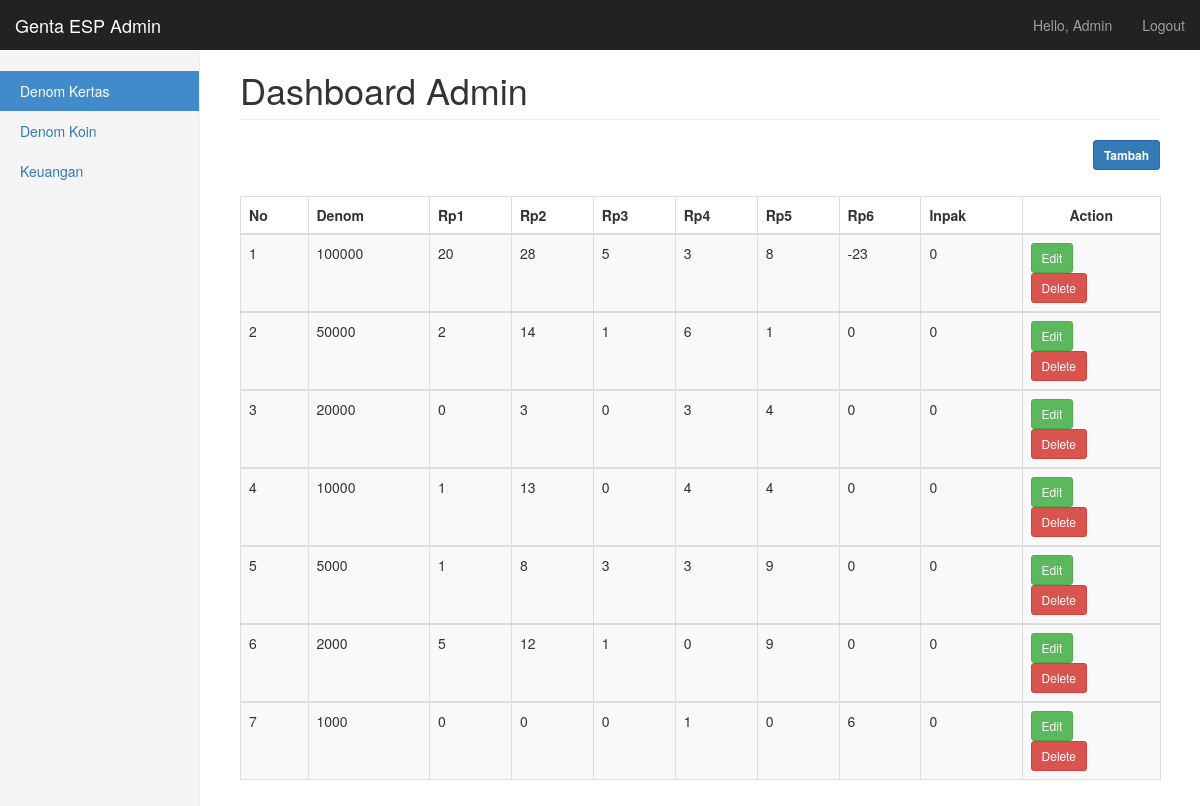
The app's page /denom_kertas.php (signed in) with its own data.
### tables this page shows
CREATE TABLE `denom_kertas` (
  `id_denom_kertas` int(12) NOT NULL,
  `denom_kertas` bigint(12) NOT NULL,
  `rp1` int(12) NOT NULL,
  `rp2` int(12) NOT NULL,
  `rp3` int(12) NOT NULL,
  `rp4` int(12) NOT NULL,
  `rp5` int(12) NOT NULL,
  `rp6` int(12) NOT NULL,
  `inpak` int(11) NOT NULL
);

### denom_kertas.php (the view, shortened to what this page needs)
<?php
  include 'koneksi.php';
?>
<!DOCTYPE html>
<html lang="en">
  <head>
    <link href="css/bootstrap.min.css" rel="stylesheet">
    <link href="css/dashboard.css" rel="stylesheet">
    <link href="css/dataTables.bootstrap.css" rel="stylesheet" type="text/css" />
  <link href="css/dataTables.tableTools.min.css" rel="stylesheet" type="text/css" />
  </head>
  <body>
    <nav class="navbar navbar-inverse navbar-fixed-top">
      <div class="container-fluid">
        <div class="navbar-header">
          <a class="navbar-brand" href="#">Genta ESP Admin</a>
        </div>
        <div id="navbar" class="navbar-collapse collapse">
          <ul class="nav navbar-nav navbar-right">
            <li><a href="#"><?php echo "Hello, ".ucwords($_SESSION['user']);?></a></li>
            <li><a href="logout.php">Logout</a></li>
          </ul>
        </div>
      </div>
    </nav>
    <div class="container-fluid">
      <div class="row">
        <div class="col-sm-3 col-md-2 sidebar">
          <ul class="nav nav-sidebar">
          <?php if($_SESSION['level']=='admin'){?>
            <li class="active"><a href="">Denom Kertas</a></li>
            <li><a href="">Denom Koin</a></li>
            <li><a href="">Keuangan</a></li>
            <?php } ?>
          </ul>
        </div>
        <div class="col-sm-9 col-sm-offset-3 col-md-10 col-md-offset-2 main">
          <h1 class="page-header">Dashboard <?php echo ucfirst($_SESSION['level']);?></h1>
      <div class="row">
        <div class="col-lg-12">
            <button class="btn btn-sm btn-primary pull-right" data-toggle="modal" data-target="#exampleModal" style="font-weight: bold;">Tambah</button>
        </div>
      </div>
      <br>
          <div>
            <table class="table table-bordered table-striped dataTable">
              <thead>
                <tr>
                  <th>No</th>
                  <th>Denom</th>
                  <th>Rp1</th>
                  <th>Rp2</th>
                  <th>Rp3</th>
                  <th>Rp4</th>
                  <th>Rp5</th>
                  <th>Rp6</th>
                  <th>Inpak</th>
                  <th style="text-align: center;">Action</th>
                </tr>
              </thead>
              <?php
                $results = $mysqli->query('SELECT * FROM denom_kertas');
                 if ($results->num_rows > 0) {
                  $no = 1;
                  while ($row = $results->fetch_assoc()) {
              ?>
              <tbody>
                <tr>
                  <td><?= $no++ ?></td>
                  <td><?=$row['denom_kertas']?></td>
                  <td><?=$row['rp1']?></td>
                  <td><?=$row['rp2']?></td>
                  <td><?=$row['rp3']?></td>
                  <td><?=$row['rp4']?></td>
                  <td><?=$row['rp5']?></td>
                  <td><?=$row['rp6']?></td>
                  <td><?=$row['inpak']?></td>
                  <td class="d-flex">
                    <a class="btn btn-sm btn-success">Edit</a>
                    <form action="denom_kertas_process/process_delete_kertas.php" method="GET">
                      <button type="submit" class="btn btn-sm btn-danger">Delete</button>
                    </form>
                  </td>
                </tr>
              </tbody>
              <?php
                }
              }
              ?>
            </table>
          </div>
         </div>
        </div>
      </div>
  </body>
</html>

### css/dashboard.css (style rules this page uses)
body { padding-top: 50px; }
.navbar-fixed-top { border: 0; }
.sidebar { display: none; }
@media (min-width: 768px) { .sidebar { position: fixed; top: 51px; bottom: 0; left: 0; z-index: 1000; display: block; padding: 20px; overflow-x: hidden; overflow-y: auto; background-color: #f5f5f5; border-right: 1px solid #eee; } }
.nav-sidebar { margin-right: -21px; margin-bottom: 20px; margin-left: -20px; }
.nav-sidebar > li > a { padding-right: 20px; padding-left: 20px; }
.nav-sidebar > .active > a, .nav-sidebar > .active > a:hover, .nav-sidebar > .active > a:focus { color: #fff; background-color: #428bca; }
.main { padding: 20px; }
@media (min-width: 768px) { .main { padding-right: 40px; padding-left: 40px; } }
.main .page-header { margin-top: 0; }

### records on screen
denom_kertas: denom_kertas "100000", rp1 "20", rp2 "28", rp3 "5", rp4 "3", rp5 "8", rp6 "-23", inpak "0"
denom_kertas: denom_kertas "50000", rp1 "2", rp2 "14", rp3 "1", rp4 "6", rp5 "1", rp6 "0", inpak "0"
denom_kertas: denom_kertas "20000", rp1 "0", rp2 "3", rp3 "0", rp4 "3", rp5 "4", rp6 "0", inpak "0"
denom_kertas: denom_kertas "10000", rp1 "1", rp2 "13", rp3 "0", rp4 "4", rp5 "4", rp6 "0", inpak "0"
denom_kertas: denom_kertas "5000", rp1 "1", rp2 "8", rp3 "3", rp4 "3", rp5 "9", rp6 "0", inpak "0"
denom_kertas: denom_kertas "2000", rp1 "5", rp2 "12", rp3 "1", rp4 "0", rp5 "9", rp6 "0", inpak "0"
denom_kertas: denom_kertas "1000", rp1 "0", rp2 "0", rp3 "0", rp4 "1", rp5 "0", rp6 "6", inpak "0"

### other values on screen
$_SESSION['user'] "Admin"
$_SESSION['level'] "Admin"
